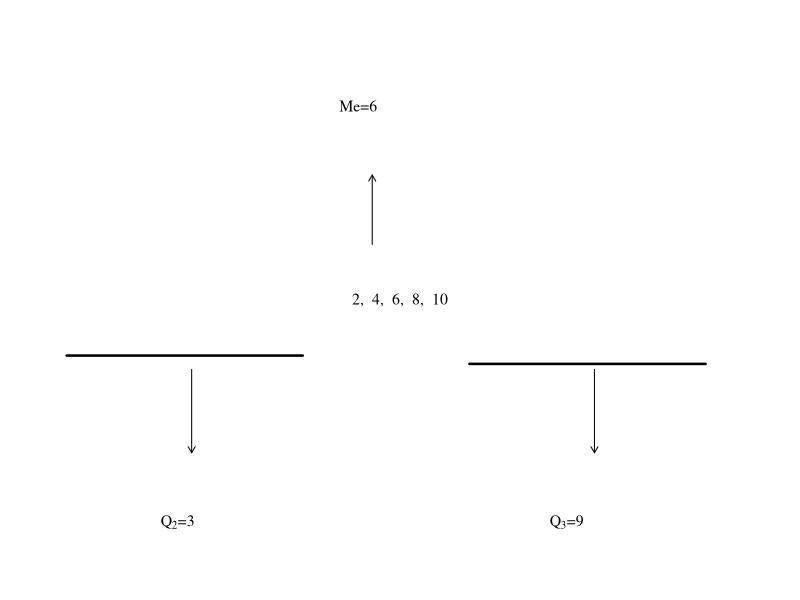

This figure's R source:

png(file="Cuartiles_3.png",width=1300, height=280, res = 300)
x <- seq(-1,1,1)
y <- seq(-1,1,1)
t = 0.85
k = -0.7
par(mar=c(0, 0, 0, 0))
plot(x, y, asp=1, ylim=c(-1, 1), xlim=c(-1, 1), ylab="", xlab="", col = "white", yaxt = 'n', xaxt='n', frame.plot = FALSE)
text(0, 0, "2,  4,  6,  8,  10", cex = t+0.1, family = "serif")
segments(-1.2,-0.2,-0.35,-0.2, lwd=2.5)
arrows(-0.75,-0.25,-0.75, -0.55, 0.07, 30)
segments(0.25,-0.23, 1.1, -0.23, lwd=2.5)
arrows(0.7,-0.25, 0.7, -0.55, 0.07, 30)
arrows(-0.10,0.2, -0.10, 0.45, 0.07, 30)
a=expression("Q"[2]*"=3")
b=expression("Q"[3]*"=9")
c=expression("Me=6")

text(-0.8, -0.8, a, cex=t+0.1, family = "serif")
text(0.6, -0.8, b, cex=t+0.1, family = "serif")
text(-0.15, 0.7, c, cex=t+0.1, family = "serif")

dev.off()